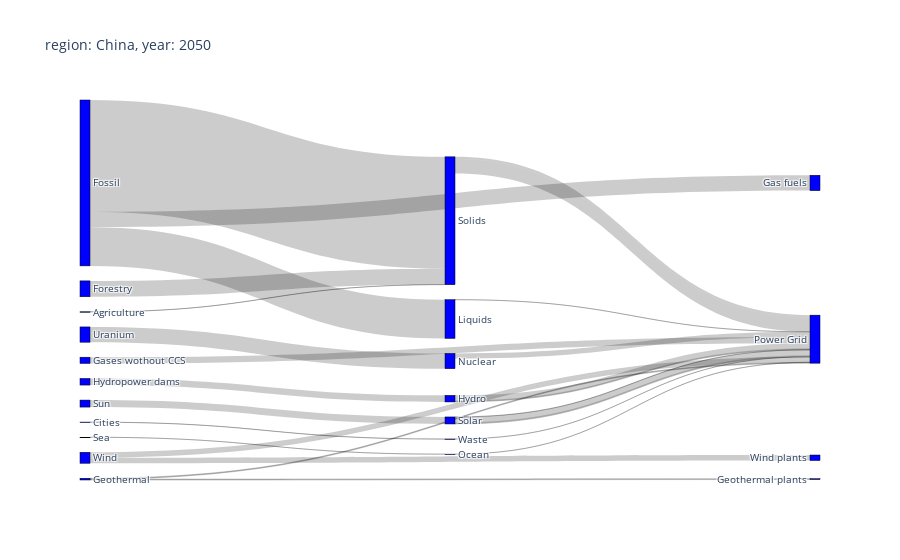

The notebook cell saved with this chart:
### Markdown cell above
* **Sankey diagram of part of the Chinese energy system in 2050**

### Code cell
sankey_mapping = {
    "Primary Energy|Agriculture Products": ("Agriculture", "Solids"),
    "Primary Energy|Coal": ("Fossil", "Solids"),
    "Primary Energy|Forestry Products": ("Forestry", "Solids"),
    "Primary Energy|Geothermal": ("Geothermal", "Geothermal plants"),
    "Primary Energy|Hydropower": ("Hydropower dams", "Hydro"),
    "Primary Energy|Natural Gas": ("Fossil", "Gas fuels"),
    "Primary Energy|Nuclear": ("Uranium", "Nuclear"),
    "Primary Energy|Ocean": ("Sea", "Ocean"),
    "Primary Energy|Oil": ("Fossil", "Liquids"),
    "Primary Energy|Solar": ("Sun", "Solar"),
    "Primary Energy|Waste": ("Cities", "Waste"),
    "Primary Energy|Wind": ("Wind", "Wind plants"),

    "Secondary Energy|Electricity|Gas Fuels|w/ CCS": ("Gas fuels", "Power Grid"),
    "Secondary Energy|Electricity|Gas Fuels|w/o CCS": ("Gases wothout CCS", "Power Grid"),
    "Secondary Energy|Electricity|Geothermal": ("Geothermal", "Power Grid"),
    "Secondary Energy|Electricity|Hydro|Dammed": ("Hydro", "Power Grid"),
    "Secondary Energy|Electricity|Hydro|Run Of River": ("Hydro", "Power Grid"),
    "Secondary Energy|Electricity|Liquid Fuels|w/ CCS": ("Liquids", "Power Grid"),
    "Secondary Energy|Electricity|Liquid Fuels|w/o CCS": ("Liquids", "Power Grid"),
    "Secondary Energy|Electricity|Nuclear": ("Nuclear", "Power Grid"),
    "Secondary Energy|Electricity|Ocean": ("Ocean", "Power Grid"),
    "Secondary Energy|Electricity|Solar|CSP": ("Solar", "Power Grid"),
    "Secondary Energy|Electricity|Solar|Open Space|PV": ("Solar", "Power Grid"),
    "Secondary Energy|Electricity|Solar|Urban|PV": ("Solar", "Power Grid"),
    "Secondary Energy|Electricity|Solid|Biomass|w/ CCS": ("Solids", "Power Grid"),
    "Secondary Energy|Electricity|Solid|Biomass|w/o CCS": ("Solids", "Power Grid"),
    "Secondary Energy|Electricity|Solid|Fossil|w/ CCS": ("Solids", "Power Grid"),
    "Secondary Energy|Electricity|Solid|Fossil|w/o CCS": ("Solids", "Power Grid"),
    "Secondary Energy|Electricity|Waste|w/ CCS": ("Waste", "Power Grid"),
    "Secondary Energy|Electricity|Waste|w/o CCS": ("Waste", "Power Grid"),
    "Secondary Energy|Electricity|Wind|Offshore": ("Wind", "Power Grid"),
    "Secondary Energy|Electricity|Wind|Onshore": ("Wind", "Power Grid")
}


data = df.filter(**args,region="China", year=2050, unit="EJ/yr").plot.sankey(mapping=sankey_mapping)
# calling `show()` is necessary to have the thumbnail in the gallery overview
plotly.io.show(data)

### Figure 1 — Plotly figure (JSON) as saved in the notebook; plotly's stock layout.template omitted (floating-point values rounded to 4 significant figures)
{"data": [{"link": {"hovertemplate": "\"%{source.label}\" to \"%{target.label}\":                 %{value}<extra></extra>", "source": [0, 6, 10, 20, 3, 6, 1, 8, 6, 11, 19, 18, 13, 15, 20, 2, 2, 21, 21, 9, 16, 5, 5, 5, 12, 12, 12, 12, 4, 4, 18, 18], "target": [12, 12, 12, 17, 2, 13, 9, 16, 21, 5, 4, 14, 7, 7, 7, 7, 7, 7, 7, 7, 7, 7, 7, 7, 7, 7, 7, 7, 7, 7, 7, 7], "value": [0.1186, 82.51, 11.72, 0.6476, 4.882, 11.33, 11.27, 8.957e-06, 28.56, 5.179, 0.1285, 4.054, 0, 4.611, 0.6442, 4.258, 0.6242, 0, 0.0003348, 3.756, 8.957e-06, 0.0004276, 4.46, 0.7184, 0, 1.555, 0, 10.73, 0, 0.02614, 1.72, 2.334]}, "node": {"color": "blue", "hovertemplate": "%{label}: %{value}<extra></extra>", "label": ["Agriculture", "Uranium", "Hydro", "Hydropower dams", "Waste", "Solar", "Fossil", "Power Grid", "Sea", "Nuclear", "Forestry", "Sun", "Solids", "Gas fuels", "Wind plants", "Gases wothout CCS", "Ocean", "Geothermal plants", "Wind", "Cities", "Geothermal", "Liquids"], "line": {"color": "black", "width": 0.5}, "pad": 15, "thickness": 10}, "type": "sankey", "valuesuffix": "EJ/yr"}], "layout": {"font": {"size": 10}, "title": {"text": "region: China, year: 2050"}}}
